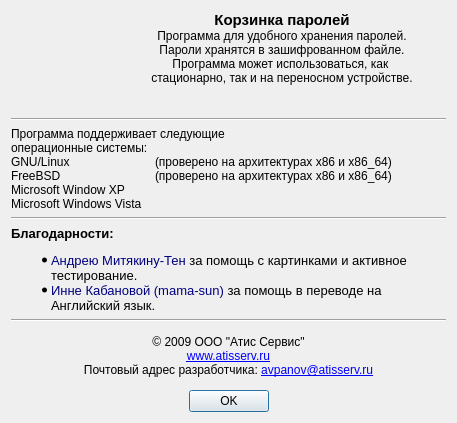
<?xml version="1.0" encoding="UTF-8"?>
<ui version="4.0">
 <class>AboutDialog</class>
 <widget class="QDialog" name="AboutDialog">
  <property name="geometry">
   <rect>
    <x>0</x>
    <y>0</y>
    <width>457</width>
    <height>423</height>
   </rect>
  </property>
  <property name="windowTitle">
   <string>Информация о программе</string>
  </property>
  <property name="windowIcon">
   <iconset resource="icon-images.qrc">
    <normaloff>:/images/images/atis.png</normaloff>:/images/images/atis.png</iconset>
  </property>
  <layout class="QVBoxLayout" name="verticalLayout">
   <item>
    <layout class="QHBoxLayout" name="horizontalLayout">
     <item>
      <widget class="QLabel" name="label">
       <property name="sizePolicy">
        <sizepolicy hsizetype="Fixed" vsizetype="Fixed">
         <horstretch>101</horstretch>
         <verstretch>101</verstretch>
        </sizepolicy>
       </property>
       <property name="minimumSize">
        <size>
         <width>101</width>
         <height>101</height>
        </size>
       </property>
       <property name="maximumSize">
        <size>
         <width>101</width>
         <height>101</height>
        </size>
       </property>
       <property name="text">
        <string/>
       </property>
       <property name="pixmap">
        <pixmap resource="icon-images.qrc">:/images/images/atis.png</pixmap>
       </property>
       <property name="scaledContents">
        <bool>true</bool>
       </property>
      </widget>
     </item>
     <item>
      <widget class="QLabel" name="labelCaption">
       <property name="text">
        <string>&lt;!DOCTYPE HTML PUBLIC &quot;-//W3C//DTD HTML 4.0//EN&quot; &quot;http://www.w3.org/TR/REC-html40/strict.dtd&quot;&gt;
&lt;html&gt;&lt;head&gt;&lt;meta name=&quot;qrichtext&quot; content=&quot;1&quot; /&gt;&lt;style type=&quot;text/css&quot;&gt;
p, li { white-space: pre-wrap; }
&lt;/style&gt;&lt;/head&gt;&lt;body style=&quot; font-family:'Tahoma'; font-size:9pt; font-weight:400; font-style:normal;&quot;&gt;
&lt;p style=&quot; margin-top:0px; margin-bottom:0px; margin-left:0px; margin-right:0px; -qt-block-indent:0; text-indent:0px;&quot;&gt;&lt;span style=&quot; font-size:11pt; font-weight:600;&quot;&gt;Корзинка паролей&lt;/span&gt;&lt;/p&gt;
&lt;p style=&quot; margin-top:0px; margin-bottom:0px; margin-left:0px; margin-right:0px; -qt-block-indent:0; text-indent:0px;&quot;&gt;Программа для удобного хранения паролей.&lt;/p&gt;
&lt;p style=&quot; margin-top:0px; margin-bottom:0px; margin-left:0px; margin-right:0px; -qt-block-indent:0; text-indent:0px;&quot;&gt;Пароли хранятся в зашифрованном файле.&lt;/p&gt;
&lt;p style=&quot; margin-top:0px; margin-bottom:0px; margin-left:0px; margin-right:0px; -qt-block-indent:0; text-indent:0px;&quot;&gt;Программа может использоваться, как &lt;/p&gt;
&lt;p style=&quot; margin-top:0px; margin-bottom:0px; margin-left:0px; margin-right:0px; -qt-block-indent:0; text-indent:0px;&quot;&gt;стационарно, так и на переносном устройстве.&lt;/p&gt;&lt;/body&gt;&lt;/html&gt;</string>
       </property>
       <property name="alignment">
        <set>Qt::AlignHCenter|Qt::AlignTop</set>
       </property>
      </widget>
     </item>
    </layout>
   </item>
   <item>
    <widget class="Line" name="line_3">
     <property name="orientation">
      <enum>Qt::Horizontal</enum>
     </property>
    </widget>
   </item>
   <item>
    <widget class="QLabel" name="label_3">
     <property name="text">
      <string>Программа поддерживает следующие 
операционные системы:
GNU/Linux		(проверено на архитектурах x86 и x86_64)
FreeBSD		(проверено на архитектурах x86 и x86_64)
Microsoft Window XP
Microsoft Windows Vista</string>
     </property>
     <property name="alignment">
      <set>Qt::AlignLeading|Qt::AlignLeft|Qt::AlignTop</set>
     </property>
    </widget>
   </item>
   <item>
    <widget class="Line" name="line">
     <property name="orientation">
      <enum>Qt::Horizontal</enum>
     </property>
    </widget>
   </item>
   <item>
    <widget class="QLabel" name="label_2">
     <property name="text">
      <string>&lt;!DOCTYPE HTML PUBLIC &quot;-//W3C//DTD HTML 4.0//EN&quot; &quot;http://www.w3.org/TR/REC-html40/strict.dtd&quot;&gt;
&lt;html&gt;&lt;head&gt;&lt;meta name=&quot;qrichtext&quot; content=&quot;1&quot; /&gt;&lt;style type=&quot;text/css&quot;&gt;
p, li { white-space: pre-wrap; }
&lt;/style&gt;&lt;/head&gt;&lt;body style=&quot; font-family:'Sans'; font-size:10pt; font-weight:400; font-style:normal;&quot;&gt;
&lt;p style=&quot; margin-top:12px; margin-bottom:12px; margin-left:0px; margin-right:0px; -qt-block-indent:0; text-indent:0px;&quot;&gt;&lt;span style=&quot; font-weight:600;&quot;&gt;Благодарности:&lt;/span&gt;&lt;/p&gt;
&lt;ul style=&quot;margin-top: 0px; margin-bottom: 0px; margin-left: 0px; margin-right: 0px; -qt-list-indent: 1;&quot;&gt;&lt;li style=&quot; margin-top:12px; margin-bottom:0px; margin-left:0px; margin-right:0px; -qt-block-indent:0; text-indent:0px;&quot;&gt;&lt;span style=&quot; color:#00007f;&quot;&gt;Андрею Митякину-Тен&lt;/span&gt; за помощь с картинками и активное тестирование.&lt;/li&gt;
&lt;li style=&quot; margin-top:0px; margin-bottom:12px; margin-left:0px; margin-right:0px; -qt-block-indent:0; text-indent:0px;&quot;&gt;&lt;span style=&quot; color:#00007f;&quot;&gt;Инне Кабановой (mama-sun)&lt;/span&gt; за помощь в переводе на Английский язык.&lt;/li&gt;&lt;/ul&gt;&lt;/body&gt;&lt;/html&gt;</string>
     </property>
     <property name="wordWrap">
      <bool>true</bool>
     </property>
    </widget>
   </item>
   <item>
    <widget class="Line" name="line_2">
     <property name="orientation">
      <enum>Qt::Horizontal</enum>
     </property>
    </widget>
   </item>
   <item>
    <widget class="QLabel" name="label_4">
     <property name="text">
      <string>&lt;!DOCTYPE HTML PUBLIC &quot;-//W3C//DTD HTML 4.0//EN&quot; &quot;http://www.w3.org/TR/REC-html40/strict.dtd&quot;&gt;
&lt;html&gt;&lt;head&gt;&lt;meta name=&quot;qrichtext&quot; content=&quot;1&quot; /&gt;&lt;style type=&quot;text/css&quot;&gt;
p, li { white-space: pre-wrap; }
&lt;/style&gt;&lt;/head&gt;&lt;body style=&quot; font-family:'Tahoma'; font-size:9pt; font-weight:400; font-style:normal;&quot;&gt;
&lt;p style=&quot; margin-top:0px; margin-bottom:0px; margin-left:0px; margin-right:0px; -qt-block-indent:0; text-indent:0px;&quot;&gt;© 2009 ООО &quot;Атис Сервис&quot;&lt;/p&gt;
&lt;p style=&quot; margin-top:0px; margin-bottom:0px; margin-left:0px; margin-right:0px; -qt-block-indent:0; text-indent:0px;&quot;&gt;&lt;a href=&quot;http://www.atisserv.ru&quot;&gt;&lt;span style=&quot; text-decoration: underline; color:#0000ff;&quot;&gt;www.atisserv.ru&lt;/span&gt;&lt;/a&gt;&lt;/p&gt;
&lt;p style=&quot; margin-top:0px; margin-bottom:0px; margin-left:0px; margin-right:0px; -qt-block-indent:0; text-indent:0px;&quot;&gt;Почтовый адрес разработчика: &lt;a href=&quot;mailto:avpanov@atisserv.ru&quot;&gt;&lt;span style=&quot; text-decoration: underline; color:#0000ff;&quot;&gt;avpanov@atisserv.ru&lt;/span&gt;&lt;/a&gt;&lt;/p&gt;&lt;/body&gt;&lt;/html&gt;</string>
     </property>
     <property name="alignment">
      <set>Qt::AlignCenter</set>
     </property>
    </widget>
   </item>
   <item>
    <widget class="QDialogButtonBox" name="buttonBox">
     <property name="orientation">
      <enum>Qt::Horizontal</enum>
     </property>
     <property name="standardButtons">
      <set>QDialogButtonBox::Ok</set>
     </property>
     <property name="centerButtons">
      <bool>true</bool>
     </property>
    </widget>
   </item>
  </layout>
 </widget>
 <resources>
  <include location="icon-images.qrc"/>
 </resources>
 <connections>
  <connection>
   <sender>buttonBox</sender>
   <signal>accepted()</signal>
   <receiver>AboutDialog</receiver>
   <slot>accept()</slot>
   <hints>
    <hint type="sourcelabel">
     <x>248</x>
     <y>254</y>
    </hint>
    <hint type="destinationlabel">
     <x>157</x>
     <y>274</y>
    </hint>
   </hints>
  </connection>
  <connection>
   <sender>buttonBox</sender>
   <signal>rejected()</signal>
   <receiver>AboutDialog</receiver>
   <slot>reject()</slot>
   <hints>
    <hint type="sourcelabel">
     <x>316</x>
     <y>260</y>
    </hint>
    <hint type="destinationlabel">
     <x>286</x>
     <y>274</y>
    </hint>
   </hints>
  </connection>
 </connections>
</ui>
